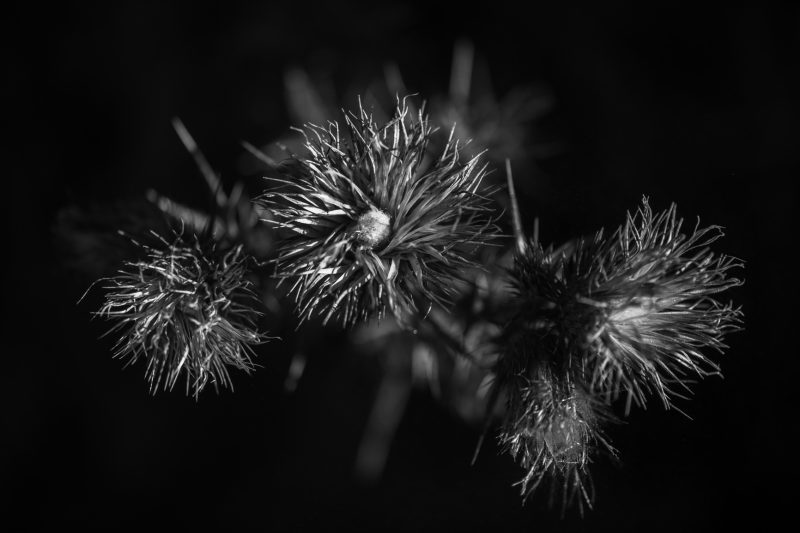
#> input picture DIP Assignments/flowers.jpg, 800 x 533 px
$ jupyter execute 'Harmonic Mean Filtering - Assignment 12.ipynb'
#> lines starting #> are read from the running program, lines starting #| are printed output that depends on the picture
[cell 1]
import cv2
import numpy as np
import matplotlib.pyplot as plt

[cell 2]
img = cv2.imread('flowers.jpg',1)
#> img is the input picture: shape (533, 800, 3); min 0, max 255, mean 23.4
gray = cv2.cvtColor(img, cv2.COLOR_BGR2GRAY)
b, g, r = cv2.split(img)

[cell 3]
kernel_3 = np.ones((3, 3), np.float32)
kernel_5 = np.ones((5, 5), np.float32)


epsilon = 1e-5
gray_hm_3 = cv2.filter2D(gray, -1, 1/(cv2.filter2D(1/(gray+epsilon), -1, kernel_3) + epsilon))
#> gray_hm_3: shape (533, 800); every value is 255
gray_hm_5 = cv2.filter2D(gray, -1, 1/(cv2.filter2D(1/(gray+epsilon), -1, kernel_5) + epsilon))


img_r_hm_3 = cv2.filter2D(r, -1, 1/(cv2.filter2D(1/(r + epsilon), -1, kernel_3) + epsilon))
img_g_hm_3 = cv2.filter2D(g, -1, 1/(cv2.filter2D(1/(g + epsilon), -1, kernel_3) + epsilon))
img_b_hm_3 = cv2.filter2D(b, -1, 1/(cv2.filter2D(1/(b + epsilon), -1, kernel_3) + epsilon))

img_r_hm_5 = cv2.filter2D(r, -1, 1/(cv2.filter2D(1/(r + epsilon), -1, kernel_5) + epsilon))
img_g_hm_5 = cv2.filter2D(g, -1, 1/(cv2.filter2D(1/(g + epsilon), -1, kernel_5) + epsilon))
img_b_hm_5 = cv2.filter2D(b, -1, 1/(cv2.filter2D(1/(b + epsilon), -1, kernel_5) + epsilon))

[cell 4]
plt.figure(figsize=(20, 20))

plt.subplot(2,2,1)
plt.imshow(img)
plt.title('Original Image')

plt.subplot(2,2,2)
plt.imshow(gray, cmap='gray')
plt.title('Grayscale Image')

plt.subplot(2,2,3)
plt.imshow(gray_hm_3, cmap='gray')
plt.title('Grayscale Image 3x3')

plt.subplot(2,2,4)
plt.imshow(gray_hm_5, cmap='gray')
plt.title('Grayscale Image 5x5')
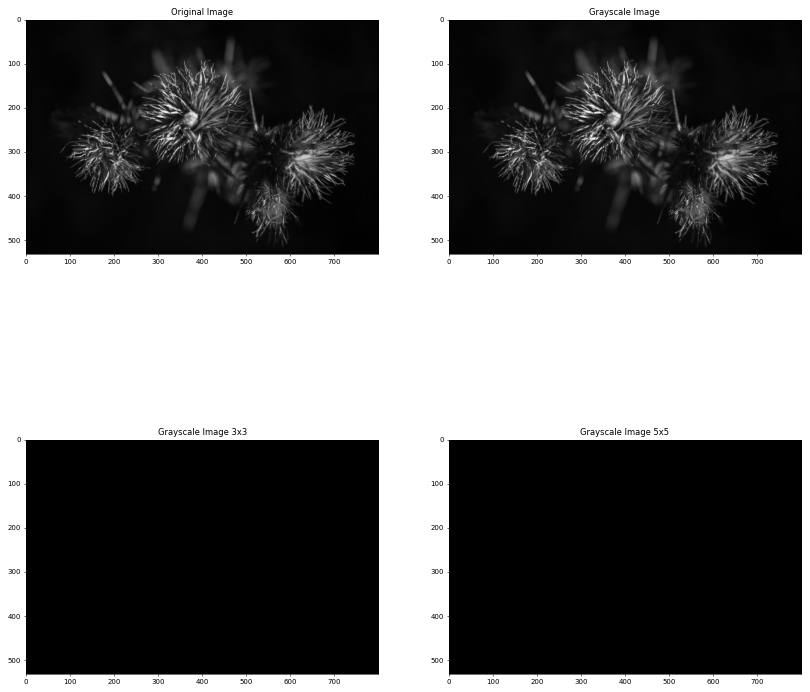
#> figure drawn by matplotlib, 4 panels

[cell 5]
plt.figure(figsize=(20, 20))

plt.subplot(2,2,1)
plt.imshow(img)
plt.title('Original Image')

plt.subplot(2,2,2)
plt.imshow(r, cmap='Reds')
plt.title('Red Channel')

plt.subplot(2,2,3)
plt.imshow(img_r_hm_3, cmap='Reds')
plt.title('Red Channel 3x3')

plt.subplot(2,2,4)
plt.imshow(img_r_hm_5, cmap='Reds')
plt.title('Red Channel 5x5')
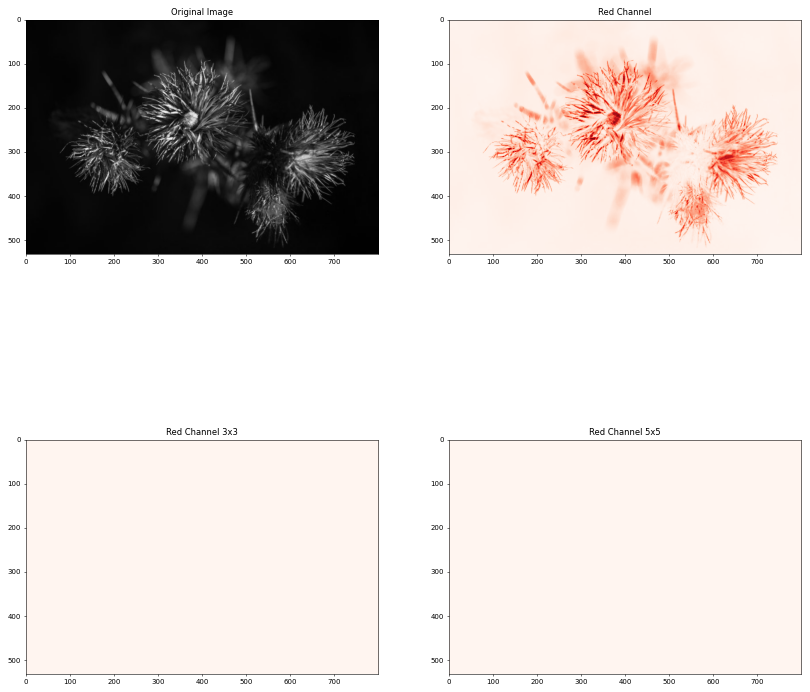
#> figure drawn by matplotlib, 4 panels

[cell 6]
plt.figure(figsize=(20, 20))

plt.subplot(2,2,1)
plt.imshow(img)
plt.title('Original Image')

plt.subplot(2,2,2)
plt.imshow(g, cmap='Greens')
plt.title('Green Channel')

plt.subplot(2,2,3)
plt.imshow(img_g_hm_3, cmap='Greens')
plt.title('Green Channel 3x3')

plt.subplot(2,2,4)
plt.imshow(img_g_hm_5, cmap='Greens')
plt.title('Green Channel 5x5')
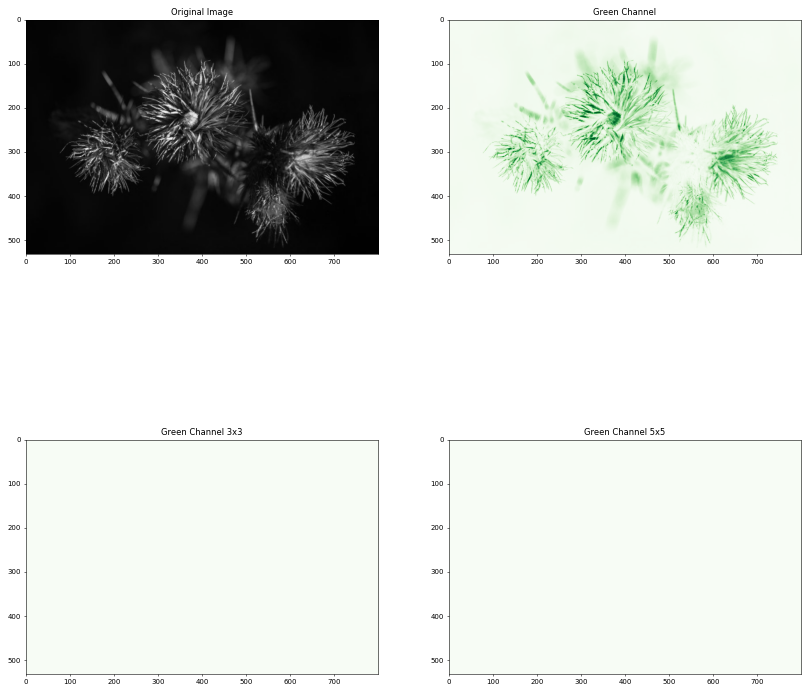
#> figure drawn by matplotlib, 4 panels

[cell 7]
plt.figure(figsize=(20, 20))

plt.subplot(2,2,1)
plt.imshow(img)
plt.title('Original Image')

plt.subplot(2,2,2)
plt.imshow(b, cmap='Blues')
plt.title('Blue Channel')

plt.subplot(2,2,3)
plt.imshow(img_b_hm_3, cmap='Blues')
plt.title('Blue Channel 3x3')

plt.subplot(2,2,4)
plt.imshow(img_b_hm_5, cmap='Blues')
plt.title('Blue Channel 5x5')

plt.show()
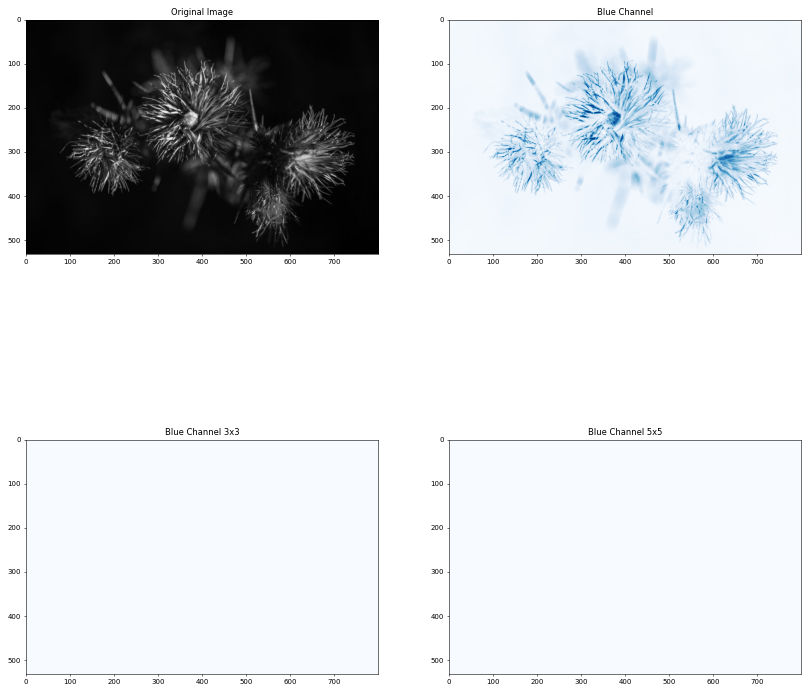
#> figure drawn by matplotlib, 4 panels
